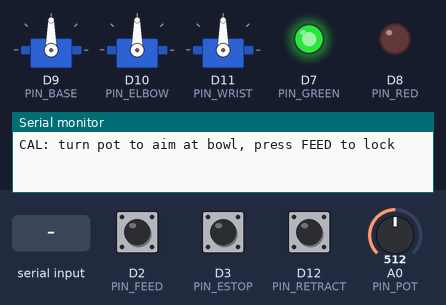
Simulated run of this sketch. Board: Arduino Zero (SAMD21). Shown: 3 × servo, output pins drawn as LEDs (lit = HIGH), the last lines printed to the serial monitor. The test bench sets the inputs (shaded band); at power-on: A0 (PIN_POT) = 512, D2 (PIN_FEED) HIGH, D3 (PIN_ESTOP) HIGH, D12 (PIN_RETRACT) HIGH (analog values on the 0–1023 scale).

Above: at 1.8 s.
1.9 s: A0 (PIN_POT) set to 716
At 3.3 s:
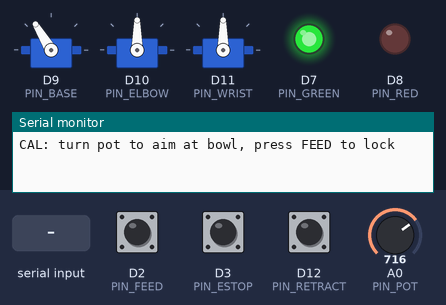
3.8 s: D2 (PIN_FEED) pulled LOW for 0.15 s
At 5.0 s:
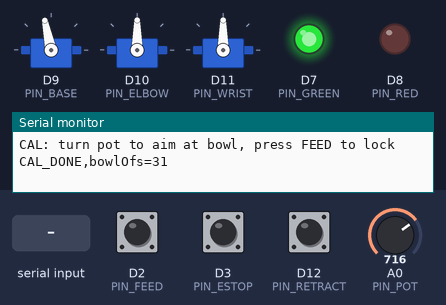
6.8 s: D2 (PIN_FEED) pulled LOW for 1 s
At 9.48 s:
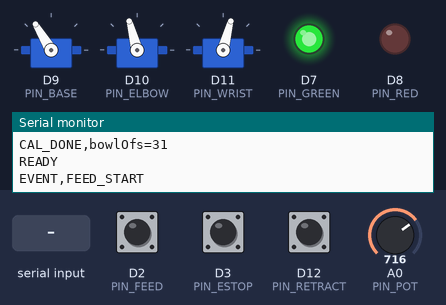
10.8 s: D3 (PIN_ESTOP) pulled LOW for 0.15 s
At 11.1 s:
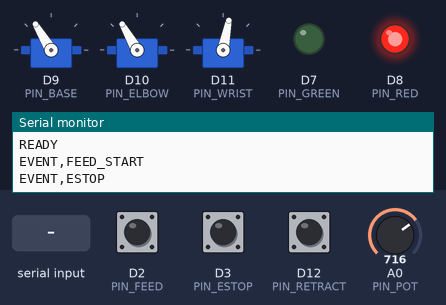
12.4 s: "reset\n" received over Serial
At 15.1 s:
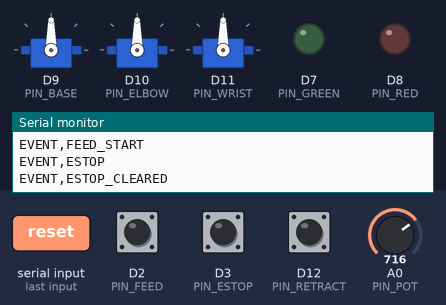
15.4 s: "retract\n" received over Serial
At 18.2 s:
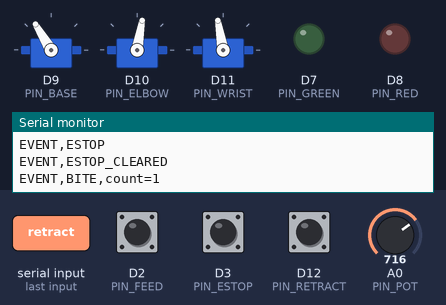
Timing chart, 0 to 19.4 s (numbered marks = the images above; inputs shaded):
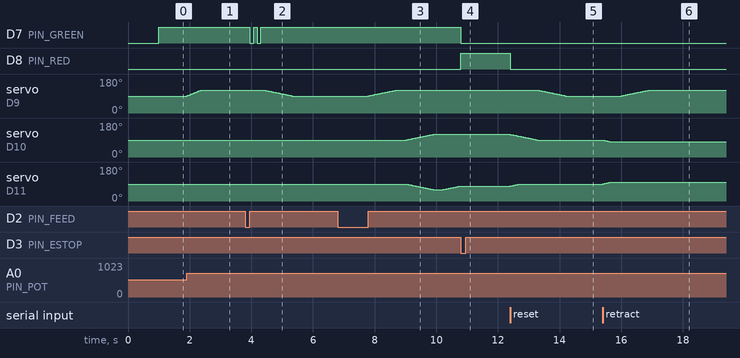

The sketch:

robotarm.ino
```cpp
#include <Servo.h>

// ================= PINS (buzzer removed) =================
const int PIN_BASE = 9, PIN_ELBOW = 10, PIN_WRIST = 11;
const int PIN_FEED = 2, PIN_ESTOP = 3, PIN_RETRACT = 12;
const int PIN_TRIG = 4, PIN_ECHO = 5;
const int PIN_GREEN = 7, PIN_RED = 8;
const int PIN_POT = A0;

// =====================================================================
//   CALIBRATION SECTION: everything you tune lives in this block
//   All values are OFFSETS from 90 degrees. 0 = neutral (servo at 90).
// =====================================================================

// --- 1) Direction flip: if a joint moves the WRONG way, change +1 to -1
const int DIR_BASE  = +1;
const int DIR_ELBOW = +1;
const int DIR_WRIST = +1;

// --- 2) Base (bottom servo, swivel)
const int FACE_OFS = 0;     // base offset that points at the USER (0 = 90 deg)
// bowl angle is NOT set here: you set it with the pot at startup (see cal)

// --- 3) Elbow (middle servo, up/down)
const int SCOOP_E = +30;    // elbow while scooping in the bowl
const int CARRY_E = -10;    // elbow while carrying food
const int REACH_E = +20;    // elbow fully reached toward face

// --- 4) Wrist (top servo, spoon tilt)
const int DIP_W   = -30;    // spoon tilted down into the bowl
const int LIFT_W  = +20;    // spoon tilted up to scoop food
const int CARRY_W = +10;    // spoon level-ish while carrying
const int REACH_W = -20;    // spoon at the face

// --- 5) Face distance
const float TARGET_CM = 10.0;
const float TOL_CM    = 1.0;

// --- 6) Speed (BIGGER number = SLOWER)
const int STEP_MS     = 30;   // ms per degree, normal moves
const int APPROACH_MS = 70;   // ms per step, final approach to face
const int PAUSE_MS    = 300;  // pause between motor transitions

// --- 7) Safety limit: max offset from 90 (80 -> servo stays 10..170)
const int MAX_OFS = 80;
// =====================================================================

enum { BASE = 0, ELBOW = 1, WRIST = 2 };
Servo sv[3];
const int PINS[3] = { PIN_BASE, PIN_ELBOW, PIN_WRIST };
const int DIRS[3] = { DIR_BASE, DIR_ELBOW, DIR_WRIST };
int cur[3] = { 0, 0, 0 };        // current offsets from 90

int  bowlOfs   = 0;
int  bites     = 0;
bool aborted   = false;
bool ignoreEstop = false;

// ---------------- low-level helpers ----------------
void writeJoint(int j) {
  sv[j].write(90 + DIRS[j] * cur[j]);
}

bool pressed(int pin) {
  if (digitalRead(pin) == LOW) { delay(20); return digitalRead(pin) == LOW; }
  return false;
}

void blinkGreen(int n) {
  for (int i = 0; i < n; i++) {
    digitalWrite(PIN_GREEN, LOW);  delay(120);
    digitalWrite(PIN_GREEN, HIGH); delay(120);
  }
}

void handleEstop();

void checkEstop() {
  if (!ignoreEstop && digitalRead(PIN_ESTOP) == LOW) handleEstop();
}

void slew(int j, int target, int ms = STEP_MS) {
  target = constrain(target, -MAX_OFS, MAX_OFS);
  while (cur[j] != target) {
    checkEstop();
    if (aborted) return;
    cur[j] += (target > cur[j]) ? 1 : -1;
    writeJoint(j);
    delay(ms);
  }
}

void safeWait(int ms) {
  for (int t = 0; t < ms; t += 10) { checkEstop(); if (aborted) return; delay(10); }
}

// move elbow+wrist together
void slewBoth(int e, int w, int ms = STEP_MS) {
  e = constrain(e, -MAX_OFS, MAX_OFS);
  w = constrain(w, -MAX_OFS, MAX_OFS);
  while (cur[ELBOW] != e || cur[WRIST] != w) {
    checkEstop();
    if (aborted) return;
    if (cur[ELBOW] != e) { cur[ELBOW] += (e > cur[ELBOW]) ? 1 : -1; writeJoint(ELBOW); }
    if (cur[WRIST] != w) { cur[WRIST] += (w > cur[WRIST]) ? 1 : -1; writeJoint(WRIST); }
    delay(ms);
  }
}

// ---------------- ultrasonic ----------------
float readCm() {
  digitalWrite(PIN_TRIG, LOW);  delayMicroseconds(3);
  digitalWrite(PIN_TRIG, HIGH); delayMicroseconds(10);
  digitalWrite(PIN_TRIG, LOW);
  long us = pulseIn(PIN_ECHO, HIGH, 25000);
  if (us == 0) return -1;
  return us * 0.0343 / 2.0;
}

float readCmFiltered() {           // median of 5
  float v[5];
  for (int i = 0; i < 5; i++) { v[i] = readCm(); delay(8); }
  for (int i = 0; i < 4; i++)
    for (int k = i + 1; k < 5; k++)
      if (v[k] < v[i]) { float t = v[i]; v[i] = v[k]; v[k] = t; }
  return v[2];
}

// ---------------- go to neutral (all servos at 90) ----------------
void goNeutral() {
  slewBoth(0, 0);
  slew(BASE, FACE_OFS);
}

// ---------------- E-STOP ----------------
void handleEstop() {
  digitalWrite(PIN_RED, HIGH);
  digitalWrite(PIN_GREEN, LOW);
  Serial.println("EVENT,ESTOP");
  // servos hold position. Wait for release, then hold FEED 3 s (or serial "reset")
  while (digitalRead(PIN_ESTOP) == LOW) delay(10);
  unsigned long held = 0;
  while (true) {
    if (Serial.available()) {
      String s = Serial.readStringUntil('\n'); s.trim();
      if (s == "reset") break;
    }
    if (digitalRead(PIN_FEED) == LOW) {
      if (held == 0) held = millis();
      if (millis() - held > 3000) break;
    } else held = 0;
    delay(10);
  }
  digitalWrite(PIN_RED, LOW);
  ignoreEstop = true;
  goNeutral();                     // slow, safe return to 90/90/90
  ignoreEstop = false;
  aborted = true;                  // tell running routines to bail out
  Serial.println("EVENT,ESTOP_CLEARED");
}

// ---------------- calibration (pot used ONLY here) ----------------
void calibrate() {
  Serial.println("CAL: turn pot to aim at bowl, press FEED to lock");
  slewBoth(0, 0);
  slew(BASE, FACE_OFS);
  digitalWrite(PIN_GREEN, HIGH);
  while (true) {
    int raw = analogRead(PIN_POT);                       // 0..1023
    int target = map(raw, 0, 1023, -MAX_OFS, MAX_OFS);   // pot center = 90
    target = constrain(target, -MAX_OFS, MAX_OFS);
    if (target != cur[BASE]) {
      cur[BASE] += (target > cur[BASE]) ? 1 : -1;
      writeJoint(BASE);
    }
    delay(15);
    if (pressed(PIN_FEED)) {
      bowlOfs = cur[BASE];
      while (digitalRead(PIN_FEED) == LOW) delay(10);
      break;
    }
  }
  blinkGreen(2);
  Serial.print("CAL_DONE,bowlOfs="); Serial.println(bowlOfs);
  slew(BASE, FACE_OFS);            // return to face user
}

// ---------------- approach face ----------------
bool approachFace() {
  const int N = 100;
  for (int i = 0; i <= N; i++) {
    checkEstop(); if (aborted) return false;
    int e = CARRY_E + (REACH_E - CARRY_E) * i / N;
    int w = CARRY_W + (REACH_W - CARRY_W) * i / N;
    cur[ELBOW] = constrain(e, -MAX_OFS, MAX_OFS); writeJoint(ELBOW);
    cur[WRIST] = constrain(w, -MAX_OFS, MAX_OFS); writeJoint(WRIST);
    delay(APPROACH_MS);

    float d = readCmFiltered();
    if (d > 0 && d <= TARGET_CM + TOL_CM) {
      // too close? back off along the same path
      while (d > 0 && d < TARGET_CM - TOL_CM && i > 0) {
        i--;
        cur[ELBOW] = CARRY_E + (REACH_E - CARRY_E) * i / N; writeJoint(ELBOW);
        cur[WRIST] = CARRY_W + (REACH_W - CARRY_W) * i / N; writeJoint(WRIST);
        delay(APPROACH_MS);
        d = readCmFiltered();
      }
      Serial.print("EVENT,FACE_FOUND,cm="); Serial.println(d);
      return true;
    }
  }
  return false;
}

// ---------------- feed cycle ----------------
void retractToBowl() {
  slewBoth(CARRY_E, CARRY_W);
  if (aborted) return;
  safeWait(PAUSE_MS);
  slew(BASE, bowlOfs);
  bites++;
  Serial.print("EVENT,BITE,count="); Serial.println(bites);
}

void feedCycle() {
  aborted = false;
  digitalWrite(PIN_GREEN, HIGH);
  Serial.println("EVENT,FEED_START");

  // 1) go to bowl
  slew(BASE, bowlOfs);                         if (aborted) return;
  safeWait(PAUSE_MS);

  // 2) scoop
  slewBoth(SCOOP_E, DIP_W);                    if (aborted) return;
  safeWait(PAUSE_MS);
  slew(WRIST, LIFT_W);                         if (aborted) return;
  safeWait(PAUSE_MS);
  slewBoth(CARRY_E, CARRY_W);                  if (aborted) return;
  safeWait(PAUSE_MS);

  // 3) swing base fully to user BEFORE elbow/wrist move
  slew(BASE, FACE_OFS);                        if (aborted) return;
  safeWait(PAUSE_MS);

  // 4) glide to face
  bool found = approachFace();                 if (aborted) return;
  if (!found) {
    Serial.println("EVENT,NO_FACE");
    blinkGreen(3);
    retractToBowl();
    return;
  }

  // 5) hold at face until RETRACT pressed
  blinkGreen(1);
  while (!pressed(PIN_RETRACT)) {
    checkEstop(); if (aborted) return;
    if (Serial.available()) {
      String s = Serial.readStringUntil('\n'); s.trim();
      if (s == "retract") break;
    }
    delay(10);
  }
  while (digitalRead(PIN_RETRACT) == LOW) delay(10);
  retractToBowl();
}

// ---------------- serial commands ----------------
void handleSerial() {
  if (!Serial.available()) return;
  String s = Serial.readStringUntil('\n'); s.trim();
  if (s == "feed")         feedCycle();
  else if (s == "retract") retractToBowl();
  else if (s == "home")    { ignoreEstop = true; goNeutral(); ignoreEstop = false; }
  else if (s == "cal")     calibrate();
  else if (s == "p") {     // print current offsets
    Serial.print("OFFSETS base="); Serial.print(cur[BASE]);
    Serial.print(" elbow=");       Serial.print(cur[ELBOW]);
    Serial.print(" wrist=");       Serial.println(cur[WRIST]);
  }
  else if (s.length() > 1 && (s[0]=='b' || s[0]=='e' || s[0]=='w')) {
    int v = s.substring(1).toInt();            // OFFSET from 90, e.g. e-20, w15
    int j = (s[0]=='b') ? BASE : (s[0]=='e') ? ELBOW : WRIST;
    slew(j, v);
    Serial.print("OK offset="); Serial.println(cur[j]);
  }
}

// ---------------- setup / loop ----------------
void setup() {
  Serial.begin(115200);
  analogReadResolution(10);

  pinMode(PIN_FEED, INPUT_PULLUP);
  pinMode(PIN_ESTOP, INPUT_PULLUP);
  pinMode(PIN_RETRACT, INPUT_PULLUP);
  pinMode(PIN_TRIG, OUTPUT);
  pinMode(PIN_ECHO, INPUT);
  pinMode(PIN_GREEN, OUTPUT);
  pinMode(PIN_RED, OUTPUT);

  // Attach and snap ALL servos to 90 immediately
  for (int j = 0; j < 3; j++) {
    sv[j].attach(PINS[j], 500, 2400);
    cur[j] = 0;
    writeJoint(j);
  }
  delay(1000);

  calibrate();                     // aim at bowl once, lock with FEED
  Serial.println("READY");
}

void loop() {
  handleSerial();
  checkEstop();

  if (pressed(PIN_FEED)) {
    while (digitalRead(PIN_FEED) == LOW) delay(10);
    feedCycle();
  }

  // hold RETRACT 3 s while idle -> recalibrate
  if (digitalRead(PIN_RETRACT) == LOW) {
    unsigned long t = millis();
    while (digitalRead(PIN_RETRACT) == LOW) {
      if (millis() - t > 3000) { calibrate(); break; }
    }
  }
  aborted = false;
}
```

Measured:
- after the input at 1.9 s, servo on D9 (PIN_BASE): moves from 90° to 121° over 0.45 s, starting at once
- after the input at 3.8 s, D7 (PIN_GREEN): alternates HIGH for 0.12 s and LOW for 0.12 s, 4 changes in all, then stays HIGH, starting after 0.15 s; servo on D9 (PIN_BASE): moves from 121° to 90° over 0.90 s, starting after 0.63 s
- after the input at 6.8 s, servo on D9 (PIN_BASE): moves from 90° to 121° over 0.90 s, starting after 1.0 s; servo on D10 (PIN_ELBOW): moves from 90° to 120° over 0.87 s, starting after 2.2 s
- after the input at 10.8 s, D7 (PIN_GREEN): HIGH → LOW at once; D8 (PIN_RED): LOW → HIGH at once; servo on D10 (PIN_ELBOW): stays 120° (without the input it goes to 119° after 1.2 s); servo on D11 (PIN_WRIST): stays 79° (without the input it goes to 80° after 0.00 s)
- after the input at 12.4 s, D8 (PIN_RED): HIGH → LOW at once; servo on D9 (PIN_BASE): moves from 121° to 90° over 0.90 s, starting after 0.91 s; servo on D10 (PIN_ELBOW): moves from 120° to 90° over 0.87 s, starting at once; servo on D11 (PIN_WRIST): moves from 79° to 90° over 0.30 s, starting at once
- after the input at 15.4 s, servo on D9 (PIN_BASE): moves from 90° to 121° over 0.90 s, starting after 0.60 s; servo on D10 (PIN_ELBOW): moves from 90° to 80° over 0.27 s, starting at once; servo on D11 (PIN_WRIST): moves from 90° to 100° over 0.27 s, starting at once
